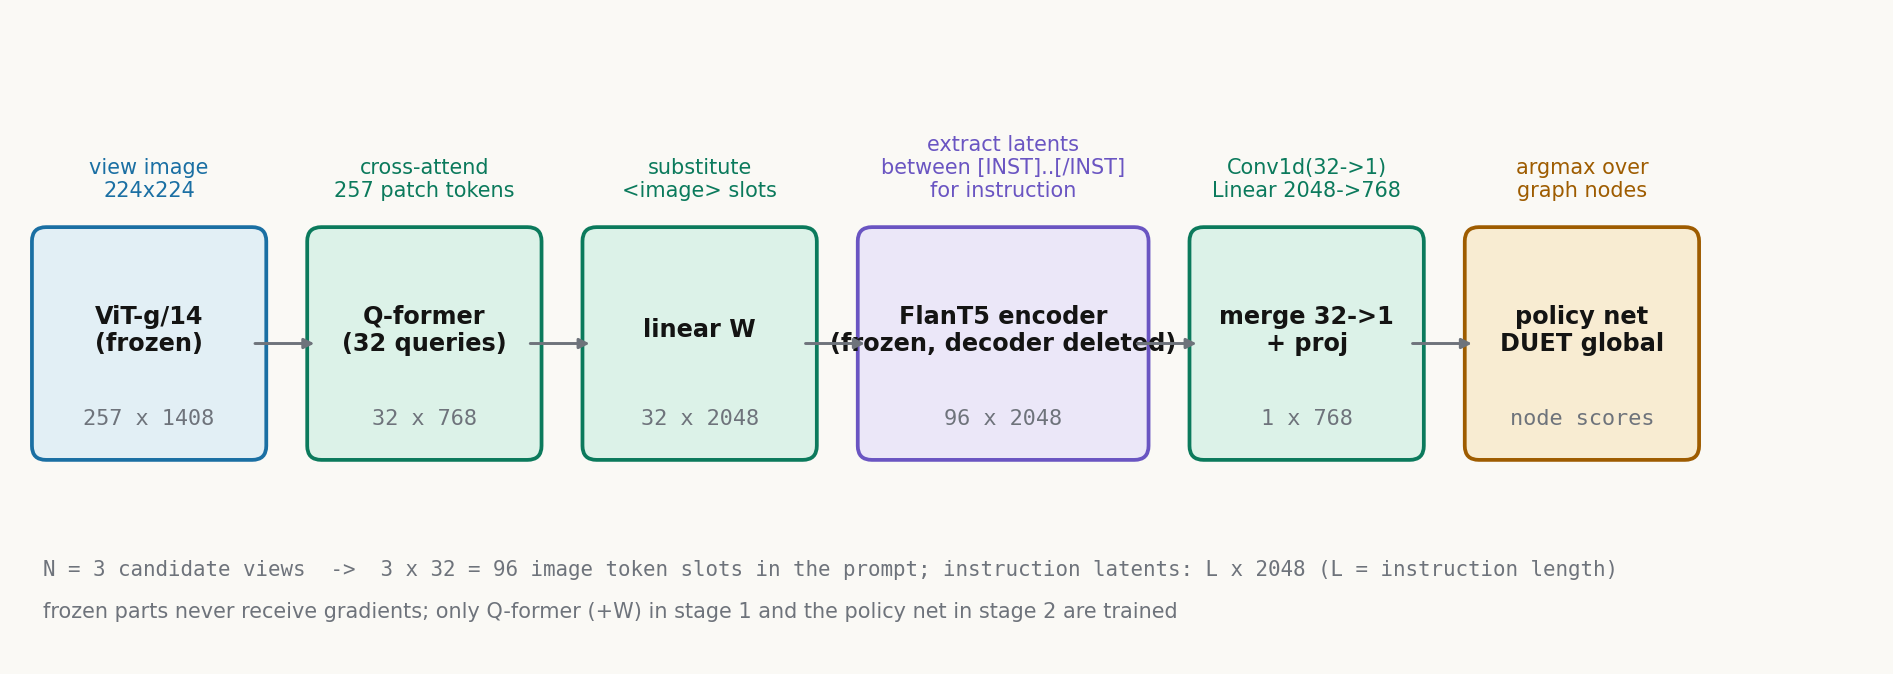

Recreate this plot in Python.
# -*- coding: utf-8 -*-
"""NavGPT-2 每步前向的 token 流向与形状变化（N=3 个候选视角的具体例子）。"""
import matplotlib
matplotlib.use("Agg")
import matplotlib.pyplot as plt
import matplotlib.patches as patches

plt.rcParams["font.family"] = "DejaVu Sans"
plt.rcParams["mathtext.fontset"] = "cm"

BG = "#faf9f5"
C_IN = "#1a6fa3"; C_IN_F = "#e2eff5"
C_OP = "#0b7a5c"; C_OP_F = "#dcf2e8"
C_OUT = "#9e5c00"; C_OUT_F = "#f8ecd2"
C_ALT = "#6a55c2"; C_ALT_F = "#ebe7f8"
INK = "#141413"; WIRE = "#6e737b"

fig, ax = plt.subplots(figsize=(13.2, 4.6))
fig.patch.set_facecolor(BG)
ax.set_facecolor(BG)
ax.set_xlim(0, 1320); ax.set_ylim(0, 460)
ax.axis("off")

boxes = [
    # (x, w, label, shape, color, fill)
    (20, 150, "ViT-g/14\n(frozen)", "257 x 1408", C_IN, C_IN_F),
    (215, 150, "Q-former\n(32 queries)", "32 x 768", C_OP, C_OP_F),
    (410, 150, "linear W", "32 x 2048", C_OP, C_OP_F),
    (605, 190, "FlanT5 encoder\n(frozen, decoder deleted)", "96 x 2048", C_ALT, C_ALT_F),
    (840, 150, "merge 32->1\n+ proj", "1 x 768", C_OP, C_OP_F),
    (1035, 150, "policy net\nDUET global", "node scores", C_OUT, C_OUT_F),
]
for x, w, label, shape, c, f in boxes:
    r = patches.FancyBboxPatch((x, 150), w, 150, boxstyle="round,pad=8,rounding_size=10",
                               facecolor=f, edgecolor=c, linewidth=1.8)
    ax.add_patch(r)
    ax.text(x + w / 2, 235, label, ha="center", va="center", fontsize=11.5, color=INK, weight="bold")
    ax.text(x + w / 2, 172, shape, ha="center", va="center", fontsize=10.5, color=WIRE,
            family="monospace")
    if x > 20:
        ax.annotate("", xy=(x, 225), xytext=(x - 45, 225),
                    arrowprops=dict(arrowstyle="-|>", color=WIRE, lw=1.4, shrinkA=0, shrinkB=2))

ax.text(95, 330, "view image\n224x224", ha="center", fontsize=10, color=C_IN)
ax.text(290, 330, "cross-attend\n257 patch tokens", ha="center", fontsize=10, color=C_OP)
ax.text(485, 330, "substitute\n<image> slots", ha="center", fontsize=10, color=C_OP)
ax.text(700, 330, "extract latents\nbetween [INST]..[/INST]\nfor instruction", ha="center", fontsize=10, color=C_ALT)
ax.text(915, 330, "Conv1d(32->1)\nLinear 2048->768", ha="center", fontsize=10, color=C_OP)
ax.text(1110, 330, "argmax over\ngraph nodes", ha="center", fontsize=10, color=C_OUT)

ax.text(20, 60, "N = 3 candidate views  ->  3 x 32 = 96 image token slots in the prompt; "
                "instruction latents: L x 2048 (L = instruction length)",
        fontsize=10, color=WIRE, family="monospace")
ax.text(20, 30, "frozen parts never receive gradients; only Q-former (+W) in stage 1 and the policy net in stage 2 are trained",
        fontsize=10, color=WIRE)

plt.tight_layout()
plt.savefig("/home/hatch/workspace/your_files/paper-xray-40/vln/navgpt2-xray/fig-token-flow.png", dpi=150,
            facecolor=BG, bbox_inches="tight")
print("saved fig-token-flow.png")
